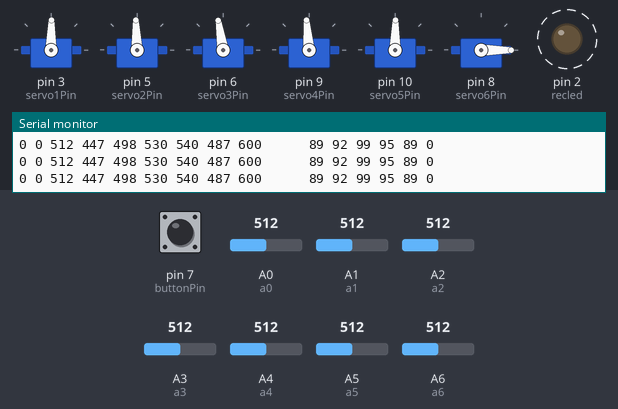
The sketch below on a simulated Arduino Nano, built with avr-gcc and run on an emulated ATmega328P. Shown: 6 × servo, output pins drawn as LEDs (lit = HIGH), the last lines printed to the serial monitor. Dashed ring = blinking. The inputs (shaded band) are chosen by the test bench; at power-on: pin 7 (buttonPin) LOW, A1 (a1) = 512, A2 (a2) = 512, A4 (a4) = 512, A0 (a0) = 512, A3 (a3) = 512, A5 (a5) = 512, A6 (a6) = 512.

Above: at 1.2 s.
1.3 s: pin 7 (buttonPin) pulled HIGH for 0.15 s
At 3.1 s:
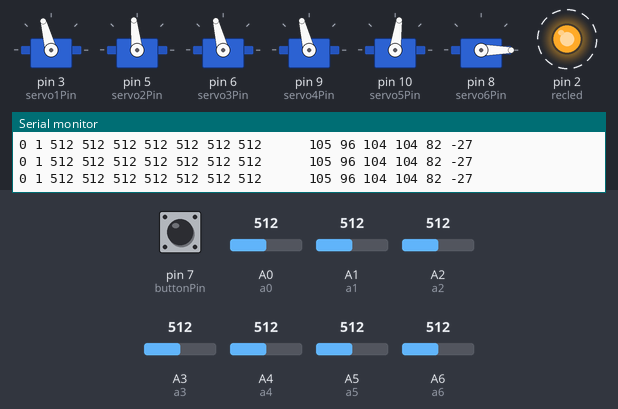
4.4 s: A1 (a1) set to 534
At 5.2 s:
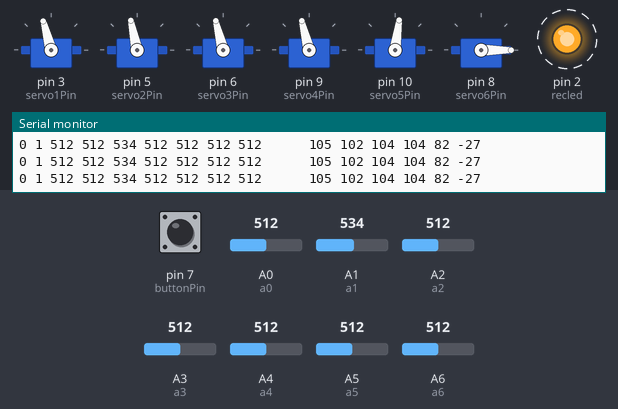
7.4 s: A2 (a2) set to 520
At 8.3 s:
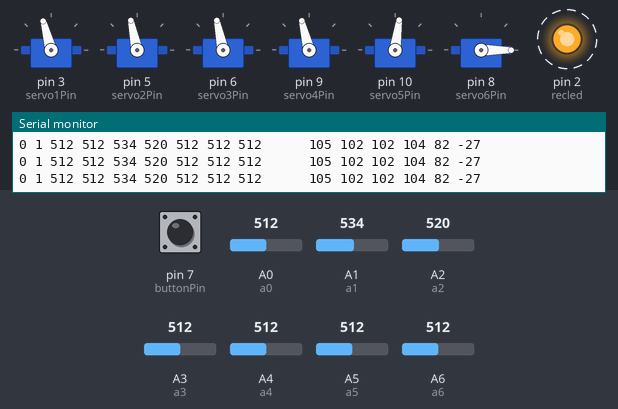
10.4 s: A2 (a2) set to 542
At 11.5 s:
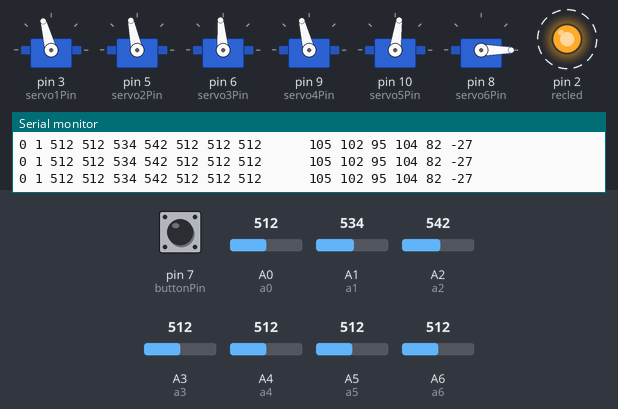
13.4 s: A4 (a4) set to 462
At 14.8 s:
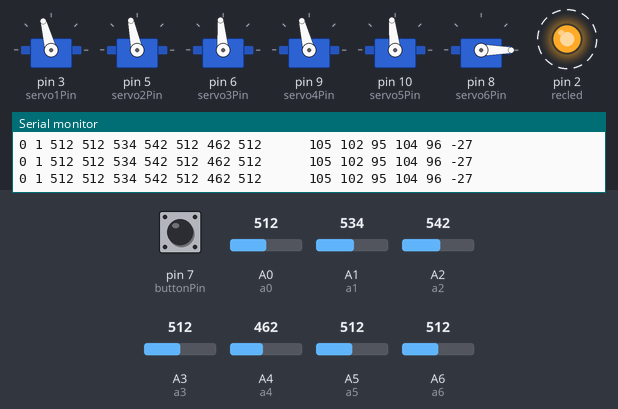
16.4 s: A4 (a4) set to 434
At 17.0 s:
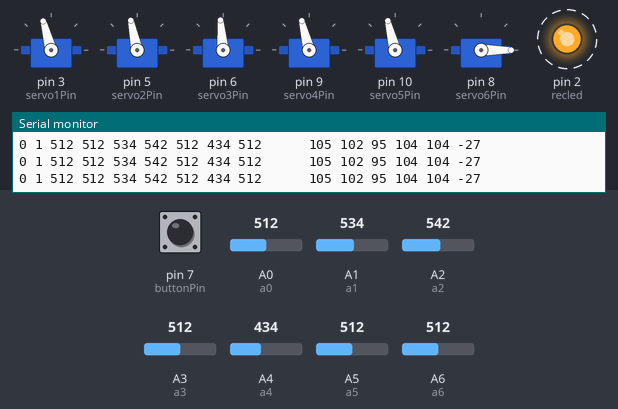
Timing chart, 0 to 20.4 s (numbered marks = the images above; inputs shaded):
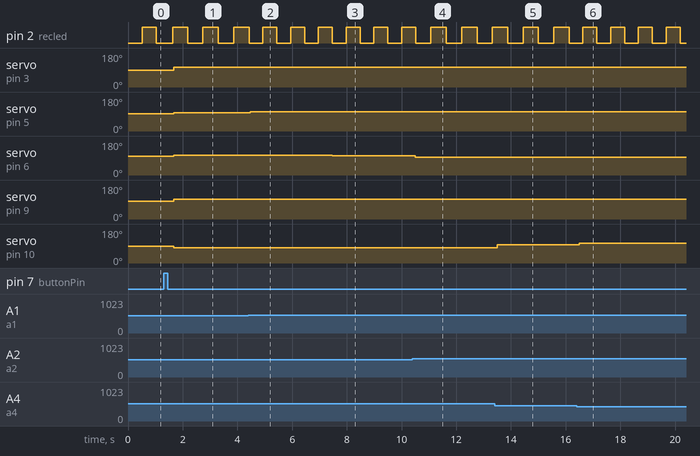

The sketch:

main_frame_without_recording.ino
```cpp
int a0=A0;
int a1= A1;
int a2=A2;
int a3=A3;
int a4=A4;
int a5=A5;
int a6=A6;
//int a7=A7;

int a0value=447;
int a1value=498;
int a2value=530;
int a3value=540;
int a4value=487;
int a5value=600;
int a6value;
//int a7value;
unsigned long prevTime=millis();
long interval=1000;
int LED_state=LOW;
#include <Servo.h>

int servo1Pin = 3;
int servo2Pin = 5;
int servo3Pin = 6;
int servo4Pin = 9;
int servo5Pin = 10;
int servo6Pin = 8;
int buttonPin = 7;
int recled=2;
boolean setValue=0;
//int ir=8;
//int irst;
Servo Servo1;
Servo Servo2;
Servo Servo3;
Servo Servo4;
Servo Servo5;
Servo Servo6;

void setup() {
Serial.begin(9600);
pinMode(a0,INPUT);
pinMode(a1,INPUT);
pinMode(a2,INPUT);
pinMode(a3,INPUT);
pinMode(a4,INPUT);
pinMode(a5,INPUT);
pinMode(a6,INPUT);
pinMode(buttonPin,INPUT);
pinMode(recled,OUTPUT);
//pinMode(a6,INPUT);
//pinMode(a7,INPUT);

 Servo1.attach(servo1Pin);
 Servo2.attach(servo2Pin);
 Servo3.attach(servo3Pin);
 Servo4.attach(servo4Pin);
 Servo5.attach(servo5Pin);
 Servo6.attach(servo6Pin);
}

void loop() {
   int btValue=digitalRead(buttonPin);

    if(setValue==1){
    a0value= analogRead(a0);
    a1value= analogRead(a1);
    a2value= analogRead(a2);       ////anlog read pot value
    a3value= analogRead(a3);
    a4value= analogRead(a4);
    a5value= analogRead(a5);
    }

    a6value=analogRead(a6);

    unsigned long currentTime=millis();
    if(currentTime-prevTime>500){
      LED_state = !LED_state;
      digitalWrite(recled,LED_state);
      prevTime=currentTime;
    }


    if(btValue==HIGH){
      if(setValue==0){
        setValue=1;
        delay(300);
      }                                ///Button to Activate or Deactivate analogRead
      else{
        setValue=0;
        delay(300);
      }
    }

   Serial.print(btValue);
   Serial.print(" ");

   Serial.print(setValue);
   Serial.print(" ");

   Serial.print(a6value);
   Serial.print(" ");

// Seral.print("a=");
  Serial.print(a0value);
  Serial.print(" ");
// Serial.print("b=");
 Serial.print(a1value);
 Serial.print(" ");
 //Serial.print("c=");
  Serial.print(a2value);           //Serial Print pot raw value
  Serial.print(" ");
 //Serial.print("a3=");
  Serial.print(a3value);
 Serial.print(" ");
 //Serial.print("a4=");
  Serial.print(a4value);
  Serial.print(" ");
 //Serial.print("a5=");
  Serial.print(a5value);
  Serial.print("      ");


int ser1=map(a0value,100,800,0,180);
int ser2=map(a1value,150,750,0,160);
int ser3=map(a2value,860,260,0,180);    //Map pot value to servo motors.
int ser4=map(a3value,857,260,0,180);
int ser5=map(a4value,158,808,180,0);
int ser6=map(a5value,600,761,0,50);

   Serial.print(ser1); ////
   Serial.print(" ");
   Serial.print(ser2); ////
   Serial.print(" ");
   Serial.print(ser3); ////
   Serial.print(" ");
   Serial.print(ser4); ////
   Serial.print(" ");
   Serial.print(ser5); ////
   Serial.print(" ");
   Serial.println(ser6); ////
  // Serial.print(" ");

   Servo1.write(ser1); //ground servo
   Servo2.write(ser2);   /// 0-90-160
   Servo3.write(ser3);   ///0 -100 -180
   Servo4.write(ser4);    //  0-95-180
   Servo5.write(ser5);   ///  0-90-180 , 0 anti-clock and 90 normal pos.
   Servo6.write(ser6);    ///gripper 0-50


  delay(10);
}
```

Measured:
- after the input at 1.3 s, servo on pin 3 (servo1Pin): 89° → 105° after 0.37 s; servo on pin 5 (servo2Pin): 92° → 96° after 0.37 s; servo on pin 6 (servo3Pin): 99° → 104° after 0.37 s; servo on pin 9 (servo4Pin): 95° → 104° after 0.37 s; servo on pin 10 (servo5Pin): 89° → 82° after 0.37 s
- after the input at 4.4 s, servo on pin 5 (servo2Pin): 96° → 102° after 0.08 s
- after the input at 7.4 s, servo on pin 6 (servo3Pin): 104° → 102° after 0.06 s
- after the input at 10.4 s, servo on pin 6 (servo3Pin): 102° → 95° after 0.10 s
- after the input at 13.4 s, servo on pin 10 (servo5Pin): 82° → 96° after 0.10 s
- after the input at 16.4 s, servo on pin 10 (servo5Pin): 96° → 104° after 0.10 s
- by itself, pin 2 (recled): alternates HIGH for 0.51 s and LOW for 0.51 s
